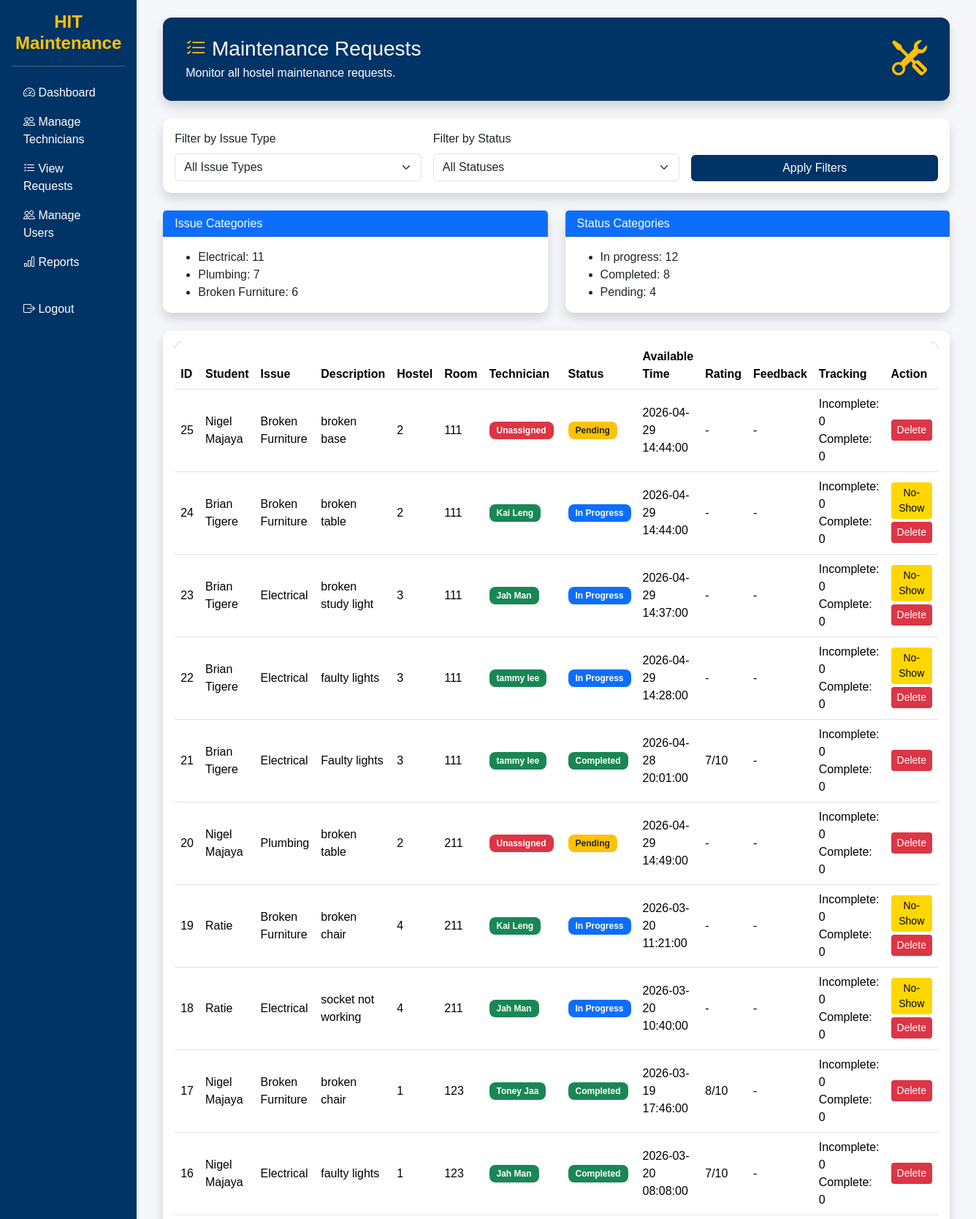
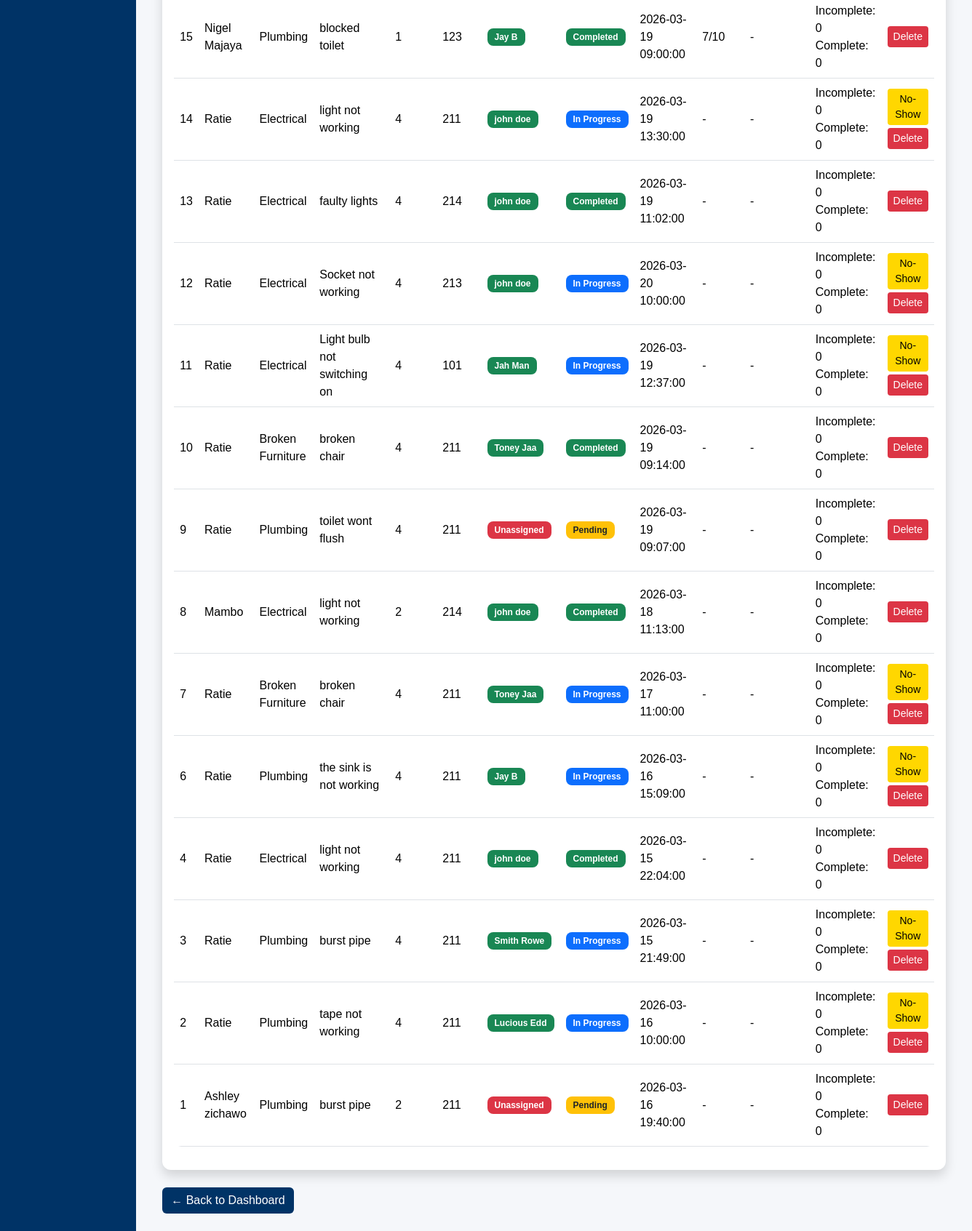
/hostel-maintenance-portal/supervisor/view_requests.php (signed in), run on the app's committed database (2 pictures, top to bottom).
### tables this page shows
CREATE TABLE `requests` (
  `id` int(11) NOT NULL,
  `student_id` int(11) DEFAULT NULL,
  `issue_type_id` int(11) DEFAULT NULL,
  `hostel` varchar(50) DEFAULT NULL,
  `room` varchar(20) DEFAULT NULL,
  `description` text DEFAULT NULL,
  `available_time` datetime DEFAULT NULL,
  `status` enum('pending','in_progress','completed') DEFAULT 'pending',
  `assigned_staff` int(11) DEFAULT NULL,
  `created_at` timestamp NOT NULL DEFAULT current_timestamp(),
  `technician_arrived` tinyint(1) DEFAULT NULL,
  `rating` int(11) DEFAULT NULL
);

CREATE TABLE `users` (
  `id` int(11) NOT NULL,
  `name` varchar(100) DEFAULT NULL,
  `email` varchar(100) DEFAULT NULL,
  `password` varchar(255) DEFAULT NULL,
  `role` enum('student','staff','supervisor') DEFAULT NULL,
  `hostel` varchar(50) DEFAULT NULL,
  `room` varchar(20) DEFAULT NULL,
  `created_at` timestamp NOT NULL DEFAULT current_timestamp(),
  `google_id` varchar(255) DEFAULT NULL,
  `profile_pic` text DEFAULT NULL
);

CREATE TABLE `issue_types` (
  `id` int(11) NOT NULL,
  `issue_name` varchar(50) DEFAULT NULL
);

### hostel-maintenance-portal/supervisor/view_requests.php (the view, shortened to what this page needs)
<?php
include("../config/database.php");
$filter_sql = "";
$sql = "SELECT requests.*, users.name AS student_name,
        issue_types.issue_name,
        staff_users.name AS technician,
        ratings.feedback AS service_feedback,
        SUM(CASE WHEN request_activity.status='incomplete' THEN 1 ELSE 0 END) AS incomplete_count,
        SUM(CASE WHEN request_activity.status='completed' THEN 1 ELSE 0 END) AS completed_count
        FROM requests
        JOIN users ON requests.student_id = users.id
        JOIN issue_types ON requests.issue_type_id = issue_types.id
        LEFT JOIN staff ON requests.assigned_staff = staff.id
        LEFT JOIN users AS staff_users ON staff.user_id = staff_users.id
        LEFT JOIN ratings ON ratings.request_id = requests.id
        LEFT JOIN request_activity ON request_activity.request_id = requests.id
        WHERE 1=1$filter_sql
        GROUP BY requests.id
        ORDER BY requests.created_at DESC";
$result = $conn->query($sql);
$issue_summary = $conn->query("SELECT issue_types.issue_name, COUNT(requests.id) AS total
    FROM requests
    JOIN issue_types ON requests.issue_type_id = issue_types.id
    WHERE 1=1$filter_sql
    GROUP BY issue_types.id, issue_types.issue_name
    ORDER BY total DESC");
$status_summary = $conn->query("SELECT requests.status, COUNT(requests.id) AS total
    FROM requests
    WHERE 1=1$filter_sql
    GROUP BY requests.status
    ORDER BY total DESC");
?>
<?php include("../includes/header.php"); ?>
<?php include("../includes/sidebar.php"); ?>
<div class="container-fluid">
<div class="card shadow border-0 mb-4 page-header">
<div class="card-body d-flex justify-content-between align-items-center">
<div>
<h3 class="mb-1 text-white">
<i class="bi bi-list-check text-warning"></i> Maintenance Requests
</h3>
<p class="mb-0 text-white">Monitor all hostel maintenance requests.</p>
</div>
<i class="bi bi-tools display-5 text-warning"></i>
</div>
</div>
<form method="GET" class="card shadow border-0 mb-4">
<div class="card-body row g-3 align-items-end">
<div class="col-md-4">
<label class="form-label">Filter by Issue Type</label>
<select name="issue_type" class="form-select">
<option value="0">All Issue Types</option>
</select>
</div>
<div class="col-md-4">
<label class="form-label">Filter by Status</label>
<select name="status" class="form-select">
<option value="">All Statuses</option>
</select>
</div>
<div class="col-md-4">
<button class="btn btn-primary w-100">Apply Filters</button>
</div>
</div>
</form>
<div class="row g-4 mb-4">
<div class="col-md-6">
<div class="card shadow border-0">
<div class="card-header bg-primary text-white"><h6 class="mb-0">Issue Categories</h6></div>
<div class="card-body">
<ul class="mb-0">
<?php if($issue_summary && $issue_summary->num_rows > 0){ while($issue_row = $issue_summary->fetch_assoc()){ ?>
<li><?php echo htmlspecialchars($issue_row['issue_name']); ?>: <?php echo (int)$issue_row['total']; ?></li>
<?php }}else{ ?>
<li class="text-muted">No issue category data.</li>
<?php } ?>
</ul>
</div>
</div>
</div>
<div class="col-md-6">
<div class="card shadow border-0">
<div class="card-header bg-primary text-white"><h6 class="mb-0">Status Categories</h6></div>
<div class="card-body">
<ul class="mb-0">
<?php if($status_summary && $status_summary->num_rows > 0){ while($status_row = $status_summary->fetch_assoc()){ ?>
<li><?php echo htmlspecialchars(str_replace('_', ' ', ucfirst($status_row['status']))); ?>: <?php echo (int)$status_row['total']; ?></li>
<?php }}else{ ?>
<li class="text-muted">No status category data.</li>
<?php } ?>
</ul>
</div>
</div>
</div>
</div>
<div class="card shadow border-0">
<div class="card-body">
<div class="table-responsive">
<table class="table table-hover align-middle">
<thead>
<tr>
<th>ID</th>
<th>Student</th>
<th>Issue</th>
<th>Description</th>
<th>Hostel</th>
<th>Room</th>
<th>Technician</th>
<th>Status</th>
<th>Available Time</th>
<th>Rating</th>
<th>Feedback</th>
<th>Tracking</th>
<th>Action</th>
</tr>
</thead>
<tbody>
<?php
if($result && $result->num_rows > 0){
    while($row = $result->fetch_assoc()){
?>
<tr>
<td><?php echo (int)$row['id']; ?></td>
<td><?php echo htmlspecialchars($row['student_name']); ?></td>
<td><?php echo htmlspecialchars($row['issue_name']); ?></td>
<td><?php echo htmlspecialchars($row['description']); ?></td>
<td><?php echo htmlspecialchars($row['hostel']); ?></td>
<td><?php echo htmlspecialchars($row['room']); ?></td>
<td>
<?php
if($row['technician']){
    echo "<span class='badge bg-success'>".htmlspecialchars($row['technician'])."</span>";
}else{
    echo "<span class='badge bg-danger'>Unassigned</span>";
}
?>
</td>
<td>
<?php
if($row['status'] == "pending"){
    echo "<span class='badge bg-warning text-dark'>Pending</span>";
}elseif($row['status'] == "in_progress"){
    echo "<span class='badge bg-primary'>In Progress</span>";
}else{
    echo "<span class='badge bg-success'>Completed</span>";
}
?>
</td>
<td><?php echo htmlspecialchars($row['available_time']); ?></td>
<td><?php echo $row['rating'] ? (int)$row['rating'].'/10' : '-'; ?></td>
<td><?php echo $row['service_feedback'] ? htmlspecialchars($row['service_feedback']) : '-'; ?></td>
<td>
Incomplete: <?php echo (int)$row['incomplete_count']; ?><br>
Complete: <?php echo (int)$row['completed_count']; ?>
</td>
<td>
<?php if($row['status'] == "in_progress"){ ?>
<a href="mark_no_show.php?id=<?php echo (int)$row['id']; ?>"
class="btn btn-warning btn-sm mb-1"
onclick="return confirm('Mark this request as incomplete due to no-show?')">
No-Show
</a><br>
<?php } ?>
<a href="delete_request.php?id=<?php echo (int)$row['id']; ?>"
class="btn btn-danger btn-sm"
onclick="return confirm('Delete this request?')">
Delete
</a>
</td>
</tr>
<?php
    }
}else{
    echo "<tr><td colspan='13' class='text-center'>No maintenance requests found</td></tr>";
}
?>
</tbody>
</table>
</div>
</div>
</div>
<div class="mt-4">
<a href="dashboard.php" class="btn btn-primary">← Back to Dashboard</a>
</div>
</div>
<?php include("../includes/sidebar_end.php"); ?>
<?php include("../includes/footer.php"); ?>

### hostel-maintenance-portal/assets/css/style.css (style rules this page uses)
:root { --hit-blue: #003366; --hit-blue-dark: #002244; --hit-gold: #FFD700; --hit-light: #F5F7FA; --hit-dark: #1A1A1A; }
body { font-family: Arial, sans-serif; background-color: var(--hit-light); margin: 0; padding: 0; }
.card { border-radius: 12px; box-shadow: 0 2px 8px rgba(0,0,0,0.05); }
.card-header { background: var(--hit-blue); color: white; font-weight: bold; }
h3, h4, h5 { color: inherit; }
.page-header { background: var(--hit-blue); color: white; border-radius: 12px; padding: 10px 15px; margin-bottom: 15px; }
.table { background: white; border-radius: 10px; overflow: hidden; }
.table thead { background: var(--hit-blue); color: white; }
.btn-primary { background-color: var(--hit-blue); border: none; }
.btn-warning { background-color: var(--hit-gold); color: black; border: none; }
.btn-danger { background-color: #dc3545; border: none; }
.badge { padding: 6px 10px; border-radius: 8px; font-size: 12px; }

### data on the page
requests: id "25", student.name "Nigel Majaya", issue_type.issue_name "Broken Furniture", description "broken base", hostel "2", room "111", shows "Unassigned", status "Pending", available_time "2026-04-29 14:44:00", incomplete_count "0", completed_count "0"
requests: id "24", student.name "Brian Tigere", issue_type.issue_name "Broken Furniture", description "broken table", hostel "2", room "111", technician "Kai Leng", status "In Progress", available_time "2026-04-29 14:44:00", incomplete_count "0", completed_count "0"
requests: id "23", student.name "Brian Tigere", issue_type.issue_name "Electrical", description "broken study light", hostel "3", room "111", technician "Jah Man", status "In Progress", available_time "2026-04-29 14:37:00", incomplete_count "0", completed_count "0"
requests: id "22", student.name "Brian Tigere", issue_type.issue_name "Electrical", description "faulty lights", hostel "3", room "111", technician "tammy lee", status "In Progress", available_time "2026-04-29 14:28:00", incomplete_count "0", completed_count "0"
requests: id "21", student.name "Brian Tigere", issue_type.issue_name "Electrical", description "Faulty lights", hostel "3", room "111", technician "tammy lee", status "Completed", available_time "2026-04-28 20:01:00", rating "7", incomplete_count "0", completed_count "0"
requests: id "20", student.name "Nigel Majaya", issue_type.issue_name "Plumbing", description "broken table", hostel "2", room "211", shows "Unassigned", status "Pending", available_time "2026-04-29 14:49:00", incomplete_count "0", completed_count "0"
requests: id "19", student.name "Ratie", issue_type.issue_name "Broken Furniture", description "broken chair", hostel "4", room "211", technician "Kai Leng", status "In Progress", available_time "2026-03-20 11:21:00", incomplete_count "0", completed_count "0"
requests: id "18", student.name "Ratie", issue_type.issue_name "Electrical", description "socket not working", hostel "4", room "211", technician "Jah Man", status "In Progress", available_time "2026-03-20 10:40:00", incomplete_count "0", completed_count "0"
requests: id "17", student.name "Nigel Majaya", issue_type.issue_name "Broken Furniture", description "broken chair", hostel "1", room "123", technician "Toney Jaa", status "Completed", available_time "2026-03-19 17:46:00", rating "8", incomplete_count "0", completed_count "0"
requests: id "16", student.name "Nigel Majaya", issue_type.issue_name "Electrical", description "faulty lights", hostel "1", room "123", technician "Jah Man", status "Completed", available_time "2026-03-20 08:08:00", rating "7", incomplete_count "0", completed_count "0"
requests: id "15", student.name "Nigel Majaya", issue_type.issue_name "Plumbing", description "blocked toilet", hostel "1", room "123", technician "Jay B", status "Completed", available_time "2026-03-19 09:00:00", rating "7", incomplete_count "0", completed_count "0"
requests: id "14", student.name "Ratie", issue_type.issue_name "Electrical", description "light not working", hostel "4", room "211", technician "john doe", status "In Progress", available_time "2026-03-19 13:30:00", incomplete_count "0", completed_count "0"
requests: id "13", student.name "Ratie", issue_type.issue_name "Electrical", description "faulty lights", hostel "4", room "214", technician "john doe", status "Completed", available_time "2026-03-19 11:02:00", incomplete_count "0", completed_count "0"
requests: id "12", student.name "Ratie", issue_type.issue_name "Electrical", description "Socket not working", hostel "4", room "213", technician "john doe", status "In Progress", available_time "2026-03-20 10:00:00", incomplete_count "0", completed_count "0"
requests: id "11", student.name "Ratie", issue_type.issue_name "Electrical", description "Light bulb not switching on", hostel "4", room "101", technician "Jah Man", status "In Progress", available_time "2026-03-19 12:37:00", incomplete_count "0", completed_count "0"
requests: id "10", student.name "Ratie", issue_type.issue_name "Broken Furniture", description "broken chair", hostel "4", room "211", technician "Toney Jaa", status "Completed", available_time "2026-03-19 09:14:00", incomplete_count "0", completed_count "0"
requests: id "9", student.name "Ratie", issue_type.issue_name "Plumbing", description "toilet wont flush", hostel "4", room "211", shows "Unassigned", status "Pending", available_time "2026-03-19 09:07:00", incomplete_count "0", completed_count "0"
requests: id "8", student.name "Mambo", issue_type.issue_name "Electrical", description "light not working", hostel "2", room "214", technician "john doe", status "Completed", available_time "2026-03-18 11:13:00", incomplete_count "0", completed_count "0"
requests: id "7", student.name "Ratie", issue_type.issue_name "Broken Furniture", description "broken chair", hostel "4", room "211", technician "Toney Jaa", status "In Progress", available_time "2026-03-17 11:00:00", incomplete_count "0", completed_count "0"
requests: id "6", student.name "Ratie", issue_type.issue_name "Plumbing", description "the sink is not working", hostel "4", room "211", technician "Jay B", status "In Progress", available_time "2026-03-16 15:09:00", incomplete_count "0", completed_count "0"
requests: id "4", student.name "Ratie", issue_type.issue_name "Electrical", description "light not working", hostel "4", room "211", technician "john doe", status "Completed", available_time "2026-03-15 22:04:00", incomplete_count "0", completed_count "0"
requests: id "3", student.name "Ratie", issue_type.issue_name "Plumbing", description "burst pipe", hostel "4", room "211", technician "Smith Rowe", status "In Progress", available_time "2026-03-15 21:49:00", incomplete_count "0", completed_count "0"
requests: id "2", student.name "Ratie", issue_type.issue_name "Plumbing", description "tape not working", hostel "4", room "211", technician "Lucious Edd", status "In Progress", available_time "2026-03-16 10:00:00", incomplete_count "0", completed_count "0"
requests: id "1", student.name "Ashley zichawo", issue_type.issue_name "Plumbing", description "burst pipe", hostel "2", room "211", shows "Unassigned", status "Pending", available_time "2026-03-16 19:40:00", incomplete_count "0", completed_count "0"

### other printed values
$issue_row['issue_name'] "Electrical"
$issue_row['total'] "11"
$issue_row['issue_name'] "Plumbing"
$issue_row['total'] "7"
$issue_row['issue_name'] "Broken Furniture"
$issue_row['total'] "6"
str_replace('_', ' ', ucfirst($status_row['status'])) "In progress"
$status_row['total'] "12"
str_replace('_', ' ', ucfirst($status_row['status'])) "Completed"
$status_row['total'] "8"
str_replace('_', ' ', ucfirst($status_row['status'])) "Pending"
$status_row['total'] "4"
